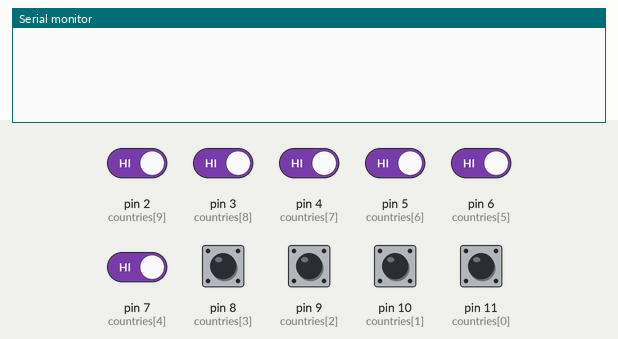
Bench run of a sketch on a simulated Arduino Uno, built with avr-gcc and run on an emulated ATmega328P. On the bench: the last lines printed to the serial monitor. The inputs (shaded band) are chosen by the test bench; at power-on: pin 2 (countries[9]), pin 3 (countries[8]), pin 4 (countries[7]), pin 5 (countries[6]), pin 6 (countries[5]), pin 7 (countries[4]), pin 8 (countries[3]), pin 9 (countries[2]), pin 10 (countries[1]), pin 11 (countries[0]) HIGH.

Above: at 1.2 s.
1.3 s: pin 2 (countries[9]) driven LOW
At 1.7 s:
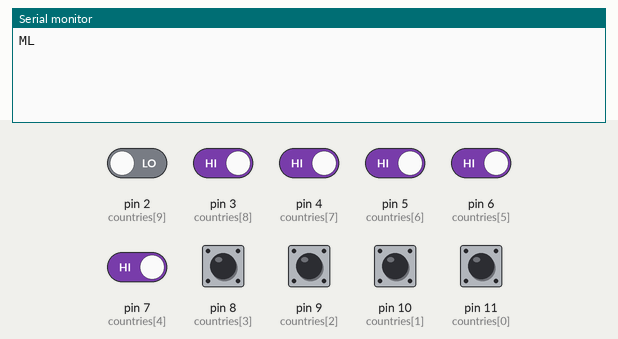
2.8 s: pin 3 (countries[8]) driven LOW
At 2.91 s:
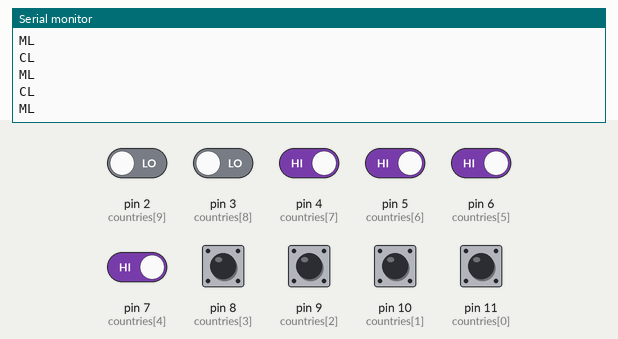

Measured:
- after the input at 1.3 s, the serial monitor: prints a new line at once (image 1)
- after the input at 2.8 s, the serial monitor: prints a new line at once (image 2)

The sketch:

getcountries.ino
```cpp
//Rotary radio : Turn your phone into a radio!
//Find the instructions on the arduino blog: https://create.arduino.cc/projecthub/carolinebuttet/rotary-musical-phone-14fd79
//This script detects which of the jack pins has a connector in it.
//It then sends ou the information via serial

//We set the active pin to a number that will never match any country
int activePin = -10 ;

//We declare the dgital pins that are used by our countries
//Those pins are connected to the 3.3v on one side (Left) and to a digital pin (through a 10k pulldown resistor) on the other side (Right).
//If the reading is HIGH, the jack is empty
//If the reading is LOW, the jack has a country connected.
int countries[] = {11,10,9,8,7,6,5,4,3,2};

//The total number of countries
int numCountries = 10;

//The countries are matched with a string label (Country code).
///For example,  pin 11 matches NZ (New Zealand)
//Note that you can of course edit this list to add the countries your want.
String labels[] = {"NZ", "JP", "RU", "MD", "UK", "FR", "TU", "US", "CL", "ML" };

void setup() {
  //Start the serial communications
  Serial.begin(9600);

  //Loop through the countries pins and initialize them as INPUT
  for (int i = 0; i <= sizeof countries; i++) {
    pinMode(i, INPUT);
  }

}

void loop() {
  int countryCount = 0;
  //Read all the input pins
  for (int i = 0; i <= numCountries ; i++) {
    int state = digitalRead(countries[i]);
    //When the state of a pin is LOW, we know that there is a connector in this pin.
    //So that means that this country is selected.
    if(state == 0){
      countryCount = 0;
      if(i != activePin){
        //We send out the information via serial if the active pin has changed
        Serial.println(labels[i]);
      }
      //We set this pin as active pin
      activePin = i;
     }
     else if(state == 1){
      //No country is selected
      countryCount ++;
      if(countryCount == numCountries+1){
        activePin = -10;
       }
     }
  }
  //Delay for better stability
  delay(100);
}
```
